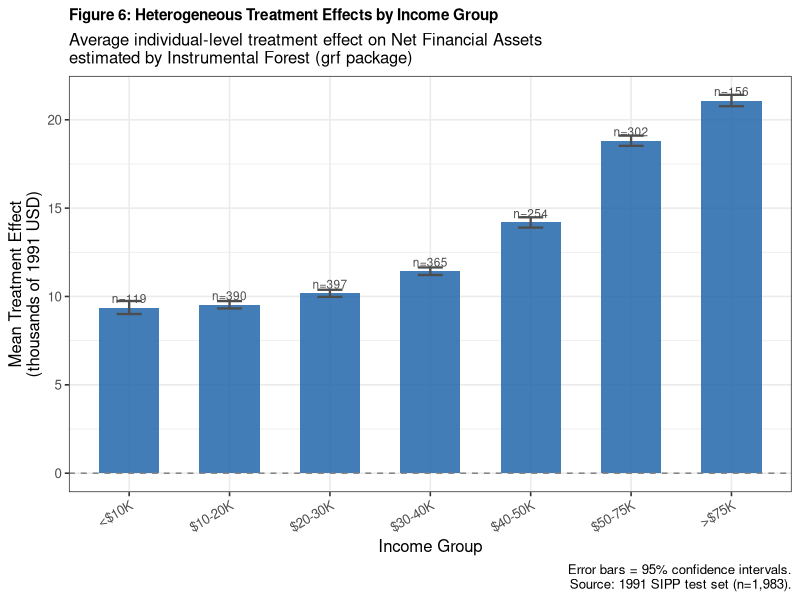
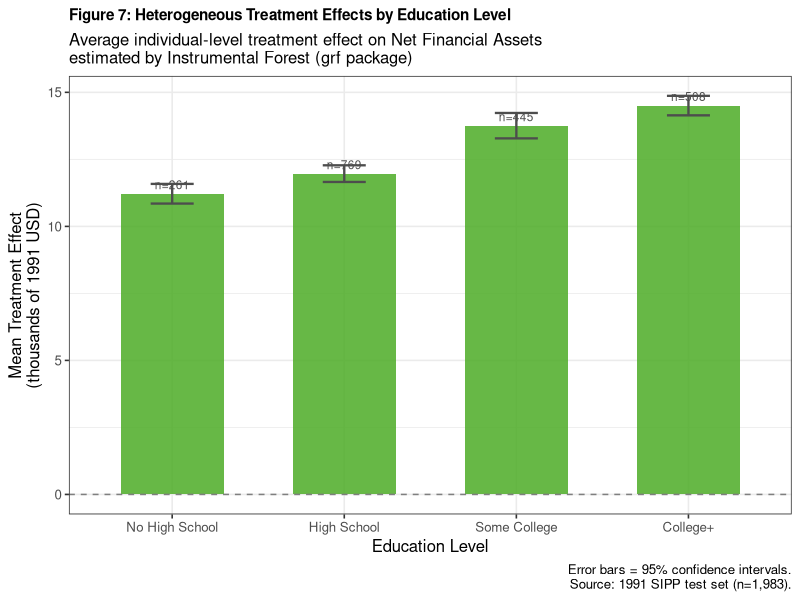
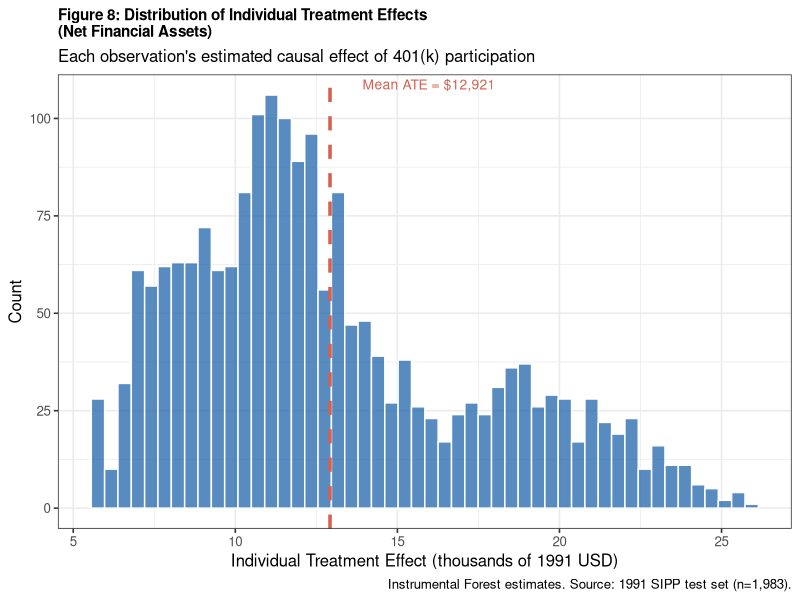
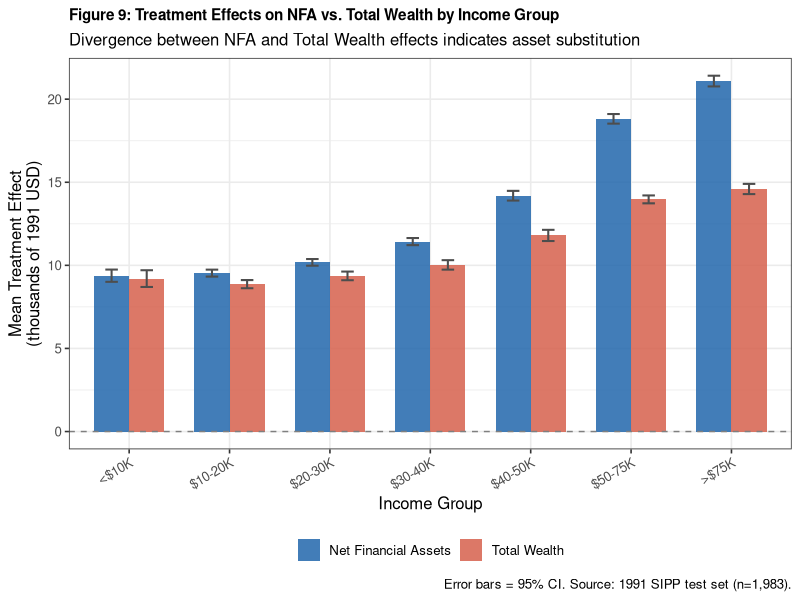

Source code (R) for these figures, in order:
# =============================================================================
# Step 5: Heterogeneity Analysis
# 401(k) Project - Effects of 401(k) Participation on Wealth
#
# Uses individual-level treatment effects (tau_hat) from the Instrumental
# Forest in Step 4 to study HOW the treatment effect varies across:
#   (1) Income groups
#   (2) Education groups
#   (3) Age groups
# Also compares ML heterogeneity results to the 2SLS by-income results
# from Step 3 to triangulate findings.
# =============================================================================

library(tidyverse)

# ── 1. Load test set predictions from Step 4 ──────────────────────────────────
# This file was saved to your working directory at the end of Step 4
preds <- read.csv("test_set_predictions.csv")

cat(sprintf("Test set loaded: %d observations\n", nrow(preds)))
cat(sprintf("Columns: %s\n", paste(names(preds), collapse=", ")))

# Rebuild clean factor labels for grouping variables
preds <- preds %>%
  mutate(
    # Income group (readable labels, correct order)
    inc_group = case_when(
      inc <  10000                 ~ "<$10K",
      inc >= 10000 & inc < 20000   ~ "$10-20K",
      inc >= 20000 & inc < 30000   ~ "$20-30K",
      inc >= 30000 & inc < 40000   ~ "$30-40K",
      inc >= 40000 & inc < 50000   ~ "$40-50K",
      inc >= 50000 & inc <= 75000  ~ "$50-75K",
      inc >  75000                 ~ ">$75K"
    ),
    inc_group = factor(inc_group,
                       levels = c("<$10K","$10-20K","$20-30K","$30-40K",
                                  "$40-50K","$50-75K",">$75K")),

    # Education group
    educ_group = case_when(
      educ < 12                    ~ "No High School",
      educ == 12                   ~ "High School",
      educ >= 13 & educ <= 15      ~ "Some College",
      educ >= 16                   ~ "College+"
    ),
    educ_group = factor(educ_group,
                        levels = c("No High School","High School",
                                   "Some College","College+")),

    # Age group
    age_group = case_when(
      age < 30                     ~ "<30",
      age >= 30 & age <= 35        ~ "30-35",
      age >= 36 & age <= 44        ~ "36-44",
      age >= 45 & age <= 54        ~ "45-54",
      age >= 55                    ~ "55+"
    ),
    age_group = factor(age_group,
                       levels = c("<30","30-35","36-44","45-54","55+"))
  )

# ── 2. Helper: summarise treatment effects by group ───────────────────────────
te_by_group <- function(data, group_var, tau_var) {
  data %>%
    group_by(across(all_of(group_var))) %>%
    summarise(
      n        = n(),
      mean_tau = mean(.data[[tau_var]], na.rm=TRUE),
      se_tau   = sd(.data[[tau_var]],   na.rm=TRUE) / sqrt(n()),
      ci_lo    = mean_tau - 1.96 * se_tau,
      ci_hi    = mean_tau + 1.96 * se_tau,
      pct_pos  = mean(.data[[tau_var]] > 0, na.rm=TRUE),
      .groups  = "drop"
    ) %>%
    rename(group = all_of(group_var))
}

# ── 3. Compute treatment effects by each grouping variable ────────────────────
te_inc_nfa  <- te_by_group(preds, "inc_group",  "tau_hat_nfa")
te_educ_nfa <- te_by_group(preds, "educ_group", "tau_hat_nfa")
te_age_nfa  <- te_by_group(preds, "age_group",  "tau_hat_nfa")
te_inc_tw   <- te_by_group(preds, "inc_group",  "tau_hat_tw")
te_educ_tw  <- te_by_group(preds, "educ_group", "tau_hat_tw")

# ── 4. Print heterogeneity tables ─────────────────────────────────────────────
print_te_table <- function(te_df, title) {
  cat("\n", strrep("-", 65), "\n", sep="")
  cat(title, "\n")
  cat(strrep("-", 65), "\n", sep="")
  cat(sprintf("%-18s  %5s  %9s  %9s  %9s  %6s\n",
              "Group", "N", "Mean TE ($)", "CI Lo ($)", "CI Hi ($)", "% Pos"))
  cat(strrep("-", 65), "\n", sep="")
  for (i in seq_len(nrow(te_df))) {
    cat(sprintf("%-18s  %5d  %9s  %9s  %9s  %5.0f%%\n",
                as.character(te_df$group[i]),
                te_df$n[i],
                formatC(round(te_df$mean_tau[i]), format="d", big.mark=","),
                formatC(round(te_df$ci_lo[i]),    format="d", big.mark=","),
                formatC(round(te_df$ci_hi[i]),    format="d", big.mark=","),
                te_df$pct_pos[i]*100))
  }
  cat(strrep("-", 65), "\n", sep="")
}

print_te_table(te_inc_nfa,  "TREATMENT EFFECT ON NET FINANCIAL ASSETS BY INCOME GROUP")
print_te_table(te_educ_nfa, "TREATMENT EFFECT ON NET FINANCIAL ASSETS BY EDUCATION")
print_te_table(te_age_nfa,  "TREATMENT EFFECT ON NET FINANCIAL ASSETS BY AGE GROUP")
print_te_table(te_inc_tw,   "TREATMENT EFFECT ON TOTAL WEALTH BY INCOME GROUP")
print_te_table(te_educ_tw,  "TREATMENT EFFECT ON TOTAL WEALTH BY EDUCATION")

# ── 5. Figure 6: Heterogeneity by Income Group ───────────────────────────────
p6 <- ggplot(te_inc_nfa, aes(x=group, y=mean_tau/1000)) +
  geom_col(fill="#2166ac", alpha=0.85, width=0.6) +
  geom_errorbar(aes(ymin=ci_lo/1000, ymax=ci_hi/1000),
                width=0.25, linewidth=0.8, color="gray30") +
  geom_hline(yintercept=0, linetype="dashed", color="gray50") +
  geom_text(aes(label=paste0("n=",n)),
            vjust=-0.5, size=3, color="gray30") +
  labs(
    title   = "Figure 6: Heterogeneous Treatment Effects by Income Group",
    subtitle = "Average individual-level treatment effect on Net Financial Assets\nestimated by Instrumental Forest (grf package)",
    x       = "Income Group",
    y       = "Mean Treatment Effect\n(thousands of 1991 USD)",
    caption = "Error bars = 95% confidence intervals.\nSource: 1991 SIPP test set (n=1,983)."
  ) +
  theme_bw(base_size=12) +
  theme(plot.title   = element_text(face="bold", size=11),
        axis.text.x  = element_text(angle=30, hjust=1))

ggsave("figure6_heterogeneity_income.png", p6, width=9, height=5, dpi=150)
cat("✓ Figure 6 saved\n")

# ── 6. Figure 7: Heterogeneity by Education ───────────────────────────────────
p7 <- ggplot(te_educ_nfa, aes(x=group, y=mean_tau/1000)) +
  geom_col(fill="#4dac26", alpha=0.85, width=0.6) +
  geom_errorbar(aes(ymin=ci_lo/1000, ymax=ci_hi/1000),
                width=0.25, linewidth=0.8, color="gray30") +
  geom_hline(yintercept=0, linetype="dashed", color="gray50") +
  geom_text(aes(label=paste0("n=",n)),
            vjust=-0.5, size=3, color="gray30") +
  labs(
    title   = "Figure 7: Heterogeneous Treatment Effects by Education Level",
    subtitle = "Average individual-level treatment effect on Net Financial Assets\nestimated by Instrumental Forest (grf package)",
    x       = "Education Level",
    y       = "Mean Treatment Effect\n(thousands of 1991 USD)",
    caption = "Error bars = 95% confidence intervals.\nSource: 1991 SIPP test set (n=1,983)."
  ) +
  theme_bw(base_size=12) +
  theme(plot.title=element_text(face="bold", size=11))

ggsave("figure7_heterogeneity_education.png", p7, width=8, height=5, dpi=150)
cat("✓ Figure 7 saved\n")

# ── 7. Figure 8: Distribution of individual treatment effects ─────────────────
p8 <- ggplot(preds, aes(x=tau_hat_nfa/1000)) +
  geom_histogram(bins=50, fill="#2166ac", alpha=0.75, color="white") +
  geom_vline(xintercept=mean(preds$tau_hat_nfa)/1000,
             color="#d6604d", linewidth=1.2, linetype="dashed") +
  annotate("text",
           x    = mean(preds$tau_hat_nfa)/1000 + 1,
           y    = Inf, vjust=1.5, hjust=0, size=3.5, color="#d6604d",
           label= sprintf("Mean ATE = $%s",
                          formatC(round(mean(preds$tau_hat_nfa)),
                                  format="d", big.mark=","))) +
  labs(
    title   = "Figure 8: Distribution of Individual Treatment Effects\n(Net Financial Assets)",
    subtitle = "Each observation's estimated causal effect of 401(k) participation",
    x       = "Individual Treatment Effect (thousands of 1991 USD)",
    y       = "Count",
    caption = "Instrumental Forest estimates. Source: 1991 SIPP test set (n=1,983)."
  ) +
  theme_bw(base_size=12) +
  theme(plot.title=element_text(face="bold", size=11))

ggsave("figure8_te_distribution.png", p8, width=8, height=5, dpi=150)
cat("✓ Figure 8 saved\n")

# ── 8. Figure 9: Combined — Income heterogeneity for NFA and TW ───────────────
combined <- bind_rows(
  te_inc_nfa %>% mutate(outcome="Net Financial Assets"),
  te_inc_tw  %>% mutate(outcome="Total Wealth")
)

p9 <- ggplot(combined, aes(x=group, y=mean_tau/1000, fill=outcome)) +
  geom_col(position="dodge", alpha=0.85, width=0.7) +
  geom_errorbar(aes(ymin=ci_lo/1000, ymax=ci_hi/1000),
                position=position_dodge(width=0.7),
                width=0.25, linewidth=0.7, color="gray30") +
  geom_hline(yintercept=0, linetype="dashed", color="gray50") +
  scale_fill_manual(values=c("Net Financial Assets"="#2166ac",
                             "Total Wealth"="#d6604d")) +
  labs(
    title   = "Figure 9: Treatment Effects on NFA vs. Total Wealth by Income Group",
    subtitle = "Divergence between NFA and Total Wealth effects indicates asset substitution",
    x       = "Income Group",
    y       = "Mean Treatment Effect\n(thousands of 1991 USD)",
    fill    = NULL,
    caption = "Error bars = 95% CI. Source: 1991 SIPP test set (n=1,983)."
  ) +
  theme_bw(base_size=12) +
  theme(legend.position="bottom",
        axis.text.x   = element_text(angle=30, hjust=1),
        plot.title    = element_text(face="bold", size=11))

ggsave("figure9_nfa_vs_tw_by_income.png", p9, width=9, height=5, dpi=150)
cat("✓ Figure 9 saved\n")

# ── 9. Save heterogeneity summary tables ─────────────────────────────────────
write.csv(te_inc_nfa,  "heterogeneity_income_nfa.csv",  row.names=FALSE)
write.csv(te_educ_nfa, "heterogeneity_educ_nfa.csv",    row.names=FALSE)
write.csv(te_age_nfa,  "heterogeneity_age_nfa.csv",     row.names=FALSE)
write.csv(te_inc_tw,   "heterogeneity_income_tw.csv",   row.names=FALSE)
write.csv(te_educ_tw,  "heterogeneity_educ_tw.csv",     row.names=FALSE)
cat("✓ Heterogeneity tables saved\n")

cat("\n=== KEY FINDINGS SUMMARY ===\n")
cat("Income heterogeneity (NFA):\n")
cat(sprintf("  Lowest treatment effect:  %s  ($%s)\n",
            as.character(te_inc_nfa$group[which.min(te_inc_nfa$mean_tau)]),
            formatC(round(min(te_inc_nfa$mean_tau)), format="d", big.mark=",")))
cat(sprintf("  Highest treatment effect: %s  ($%s)\n",
            as.character(te_inc_nfa$group[which.max(te_inc_nfa$mean_tau)]),
            formatC(round(max(te_inc_nfa$mean_tau)), format="d", big.mark=",")))
cat("Education heterogeneity (NFA):\n")
cat(sprintf("  Lowest treatment effect:  %s  ($%s)\n",
            as.character(te_educ_nfa$group[which.min(te_educ_nfa$mean_tau)]),
            formatC(round(min(te_educ_nfa$mean_tau)), format="d", big.mark=",")))
cat(sprintf("  Highest treatment effect: %s  ($%s)\n",
            as.character(te_educ_nfa$group[which.max(te_educ_nfa$mean_tau)]),
            formatC(round(max(te_educ_nfa$mean_tau)), format="d", big.mark=",")))

cat("\nStep 5 complete. All analysis done — ready to write the report.\n")
